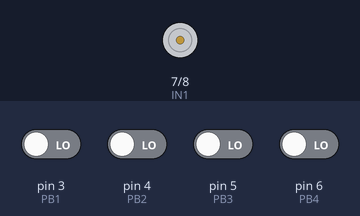
Bench run of a sketch on a simulated Arduino Uno, built with avr-gcc and run on an emulated ATmega328P. Parts: motor-driver pin pairs drawn as motors (green arrow = first pin HIGH = forward, orange = second pin HIGH = backward, longer = more drive, scaled by the enable pin). Inputs (shaded band) come from the test bench; at power-on: pin 3 (PB1), pin 4 (PB2), pin 5 (PB3), pin 6 (PB4) LOW.

Above: at 1.2 s.
1.3 s: pin 4 (PB2) driven HIGH
At 2.3 s:
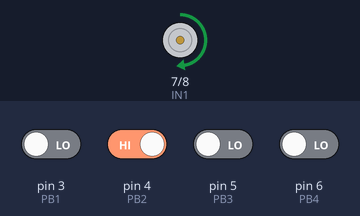
2.8 s: pin 3 (PB1) driven HIGH
At 3.5 s:
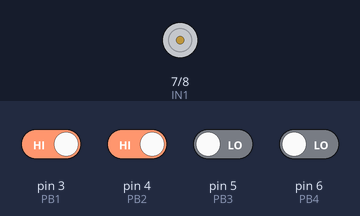
4.3 s: pin 3 (PB1) driven LOW
At 4.6 s:
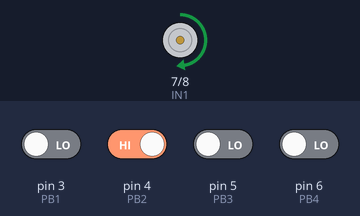
5.8 s: pin 4 (PB2) driven LOW and pin 5 (PB3) driven HIGH
At 6.9 s:
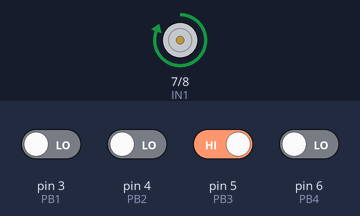
7.3 s: pin 3 (PB1) driven HIGH
At 8.1 s:
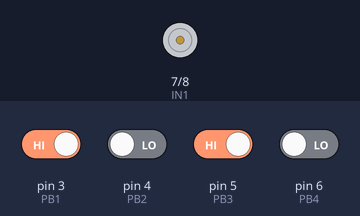
Timing chart, 0 to 9.8 s (numbered marks = the images above; inputs shaded):
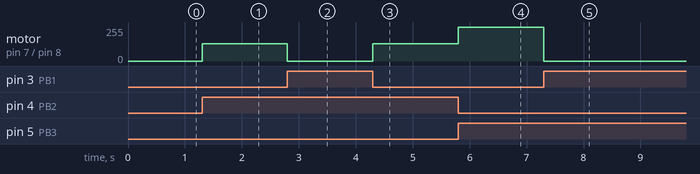

Measured:
- after the input at 1.3 s, motor on pin 7 (IN1) / pin 8 (IN2): stopped → forward 128/255 at once
- after the input at 2.8 s, motor on pin 7 (IN1) / pin 8 (IN2): forward 128/255 → stopped at once
- after the input at 4.3 s, motor on pin 7 (IN1) / pin 8 (IN2): stopped → forward 128/255 at once
- after the input at 5.8 s, motor on pin 7 (IN1) / pin 8 (IN2): forward 128/255 → forward 255/255 at once
- after the input at 7.3 s, motor on pin 7 (IN1) / pin 8 (IN2): forward 255/255 → stopped at once

The sketch:

FAN.ino
```cpp
#define PB1 3 //off
#define PB2 4 //Speed 1
#define PB3 5 //Speed 2
#define PB4 6 //backward
#define IN1 7
#define IN2 8
#define EN  9


void setup() {
  pinMode(IN1, OUTPUT);
  pinMode(IN2, OUTPUT);
  pinMode(EN, OUTPUT);
  pinMode(PB1, INPUT);
  pinMode(PB2, INPUT);
  pinMode(PB3, INPUT);
  pinMode(PB4, INPUT);
}

void loop() {

  if (digitalRead(PB1)) //stop
  {
    digitalWrite(IN1, LOW);
    digitalWrite(IN2, LOW);
  }
  else if (digitalRead(PB2)) //Speed 1
  {
    analogWrite(EN,128);
    digitalWrite(IN1, HIGH);
    digitalWrite(IN2, LOW);
  }
  else if (digitalRead(PB3)) //Speed 2
  {
    analogWrite(EN,255);
    digitalWrite(IN1, HIGH);
    digitalWrite(IN2, LOW);
  }
  else if (digitalRead(PB4)) //backward
  {
    analogWrite(EN,255);
    digitalWrite(IN1, LOW);
    digitalWrite(IN2, HIGH);
  }
}
```
